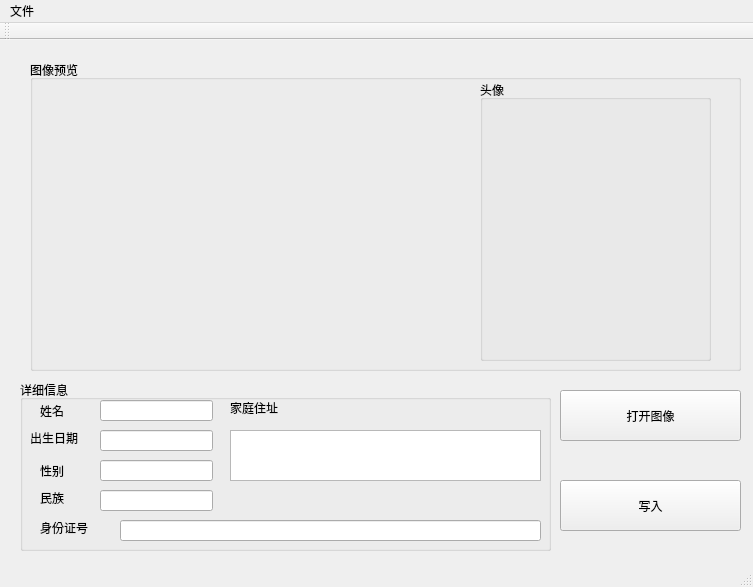
<?xml version="1.0" encoding="UTF-8"?>
<ui version="4.0">
 <class>MainWindow</class>
 <widget class="QMainWindow" name="MainWindow">
  <property name="geometry">
   <rect>
    <x>0</x>
    <y>0</y>
    <width>753</width>
    <height>587</height>
   </rect>
  </property>
  <property name="windowTitle">
   <string>MainWindow</string>
  </property>
  <widget class="QWidget" name="centralWidget">
   <widget class="QGroupBox" name="groupBox">
    <property name="geometry">
     <rect>
      <x>30</x>
      <y>20</y>
      <width>711</width>
      <height>311</height>
     </rect>
    </property>
    <property name="title">
     <string>图像预览</string>
    </property>
    <widget class="QGroupBox" name="groupBox_3">
     <property name="geometry">
      <rect>
       <x>450</x>
       <y>20</y>
       <width>231</width>
       <height>281</height>
      </rect>
     </property>
     <property name="title">
      <string>头像</string>
     </property>
     <widget class="QLabel" name="label_2">
      <property name="geometry">
       <rect>
        <x>40</x>
        <y>30</y>
        <width>179</width>
        <height>221</height>
       </rect>
      </property>
      <property name="text">
       <string/>
      </property>
     </widget>
    </widget>
    <widget class="QLabel" name="label">
     <property name="geometry">
      <rect>
       <x>10</x>
       <y>20</y>
       <width>428</width>
       <height>270</height>
      </rect>
     </property>
     <property name="text">
      <string/>
     </property>
    </widget>
   </widget>
   <widget class="QGroupBox" name="groupBox_2">
    <property name="geometry">
     <rect>
      <x>20</x>
      <y>340</y>
      <width>531</width>
      <height>171</height>
     </rect>
    </property>
    <property name="title">
     <string>详细信息</string>
    </property>
    <widget class="QLineEdit" name="name_lineEdit">
     <property name="geometry">
      <rect>
       <x>80</x>
       <y>20</y>
       <width>113</width>
       <height>21</height>
      </rect>
     </property>
    </widget>
    <widget class="QLineEdit" name="sex_lineEdit">
     <property name="geometry">
      <rect>
       <x>80</x>
       <y>80</y>
       <width>113</width>
       <height>21</height>
      </rect>
     </property>
    </widget>
    <widget class="QLineEdit" name="mz_lineEdit">
     <property name="geometry">
      <rect>
       <x>80</x>
       <y>110</y>
       <width>113</width>
       <height>21</height>
      </rect>
     </property>
    </widget>
    <widget class="QLineEdit" name="date_lineEdit">
     <property name="geometry">
      <rect>
       <x>80</x>
       <y>50</y>
       <width>113</width>
       <height>21</height>
      </rect>
     </property>
    </widget>
    <widget class="QLineEdit" name="number_lineEdit">
     <property name="geometry">
      <rect>
       <x>100</x>
       <y>140</y>
       <width>421</width>
       <height>21</height>
      </rect>
     </property>
    </widget>
    <widget class="QTextEdit" name="add_textEdit">
     <property name="geometry">
      <rect>
       <x>210</x>
       <y>50</y>
       <width>311</width>
       <height>51</height>
      </rect>
     </property>
    </widget>
    <widget class="QLabel" name="label_3">
     <property name="geometry">
      <rect>
       <x>20</x>
       <y>20</y>
       <width>51</width>
       <height>21</height>
      </rect>
     </property>
     <property name="text">
      <string>姓名</string>
     </property>
    </widget>
    <widget class="QLabel" name="label_4">
     <property name="geometry">
      <rect>
       <x>20</x>
       <y>80</y>
       <width>51</width>
       <height>21</height>
      </rect>
     </property>
     <property name="text">
      <string>性别</string>
     </property>
    </widget>
    <widget class="QLabel" name="label_5">
     <property name="geometry">
      <rect>
       <x>20</x>
       <y>110</y>
       <width>72</width>
       <height>16</height>
      </rect>
     </property>
     <property name="text">
      <string>民族</string>
     </property>
    </widget>
    <widget class="QLabel" name="label_6">
     <property name="geometry">
      <rect>
       <x>10</x>
       <y>50</y>
       <width>72</width>
       <height>15</height>
      </rect>
     </property>
     <property name="text">
      <string>出生日期</string>
     </property>
    </widget>
    <widget class="QLabel" name="label_7">
     <property name="geometry">
      <rect>
       <x>20</x>
       <y>140</y>
       <width>72</width>
       <height>15</height>
      </rect>
     </property>
     <property name="text">
      <string>身份证号</string>
     </property>
    </widget>
    <widget class="QLabel" name="label_8">
     <property name="geometry">
      <rect>
       <x>210</x>
       <y>20</y>
       <width>72</width>
       <height>15</height>
      </rect>
     </property>
     <property name="text">
      <string>家庭住址</string>
     </property>
    </widget>
   </widget>
   <widget class="QPushButton" name="pushButton">
    <property name="geometry">
     <rect>
      <x>560</x>
      <y>350</y>
      <width>181</width>
      <height>51</height>
     </rect>
    </property>
    <property name="text">
     <string>打开图像</string>
    </property>
   </widget>
   <widget class="QPushButton" name="pushButton_2">
    <property name="geometry">
     <rect>
      <x>560</x>
      <y>440</y>
      <width>181</width>
      <height>51</height>
     </rect>
    </property>
    <property name="text">
     <string>写入</string>
    </property>
   </widget>
  </widget>
  <widget class="QMenuBar" name="menuBar">
   <property name="geometry">
    <rect>
     <x>0</x>
     <y>0</y>
     <width>753</width>
     <height>26</height>
    </rect>
   </property>
   <widget class="QMenu" name="menu">
    <property name="title">
     <string>文件</string>
    </property>
    <addaction name="action"/>
    <addaction name="separator"/>
    <addaction name="action_3"/>
    <addaction name="separator"/>
    <addaction name="action_5"/>
   </widget>
   <addaction name="menu"/>
  </widget>
  <widget class="QToolBar" name="mainToolBar">
   <attribute name="toolBarArea">
    <enum>TopToolBarArea</enum>
   </attribute>
   <attribute name="toolBarBreak">
    <bool>false</bool>
   </attribute>
  </widget>
  <widget class="QStatusBar" name="statusBar"/>
  <action name="action">
   <property name="text">
    <string>打开图像</string>
   </property>
  </action>
  <action name="action_3">
   <property name="text">
    <string>配置</string>
   </property>
  </action>
  <action name="action_5">
   <property name="text">
    <string>退出</string>
   </property>
  </action>
 </widget>
 <layoutdefault spacing="6" margin="11"/>
 <resources/>
 <connections>
  <connection>
   <sender>action_5</sender>
   <signal>triggered()</signal>
   <receiver>MainWindow</receiver>
   <slot>close()</slot>
   <hints>
    <hint type="sourcelabel">
     <x>-1</x>
     <y>-1</y>
    </hint>
    <hint type="destinationlabel">
     <x>567</x>
     <y>290</y>
    </hint>
   </hints>
  </connection>
 </connections>
</ui>
